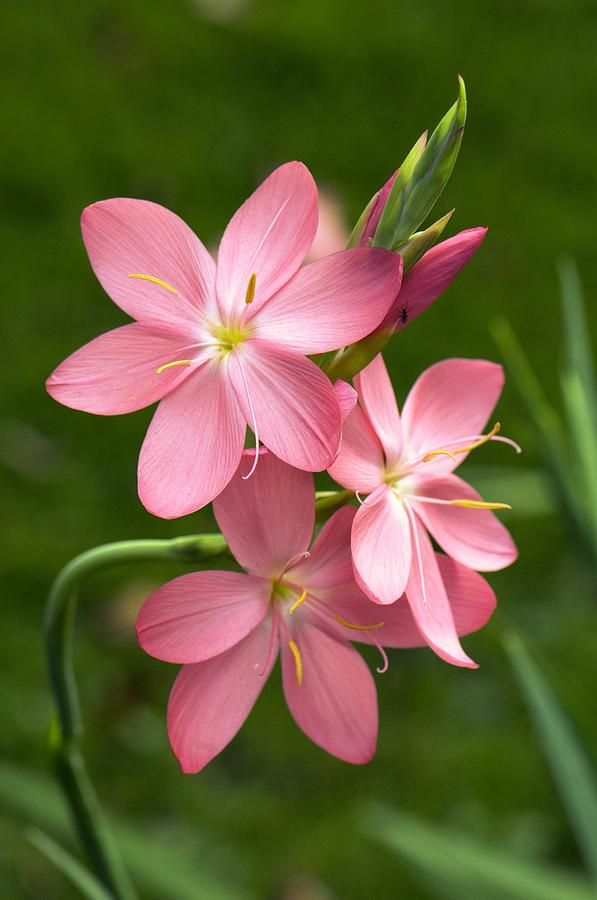
#> input picture PYQs/2023B2/flower.jpg, 597 x 900 px
$ python 06_threshold.py
#> lines starting #> are read from the running program, lines starting #| are printed output that depends on the picture; after the words box and inside, x2 and y2 are one past the last pixel; in counts of white or black regions, pixels touching at a corner belong together
# Write a program to threshold an image by setting the threshold values as 0.6 × (M + N),
#  where M and N are the minimum and maximum intensity values of the image.
# Display the input and output images.

import cv2
import numpy as np
import matplotlib.pyplot as plt

image = cv2.imread("flower.jpg",0)
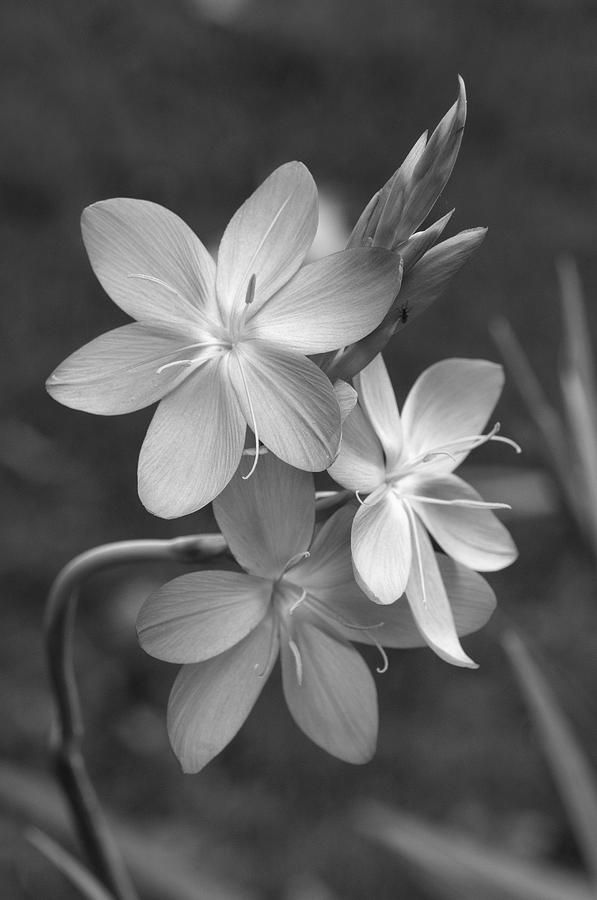
#> image: shape (900, 597); min 0, max 254, mean 93.3

# Compute minimum (M) and maximum (N) intensity values
M, N = np.min(image), np.max(image)
#> M = 0; N = 254

T = 0.6 * (M + N) # threasold value
#> T = 152.4

_, thresold = cv2.threshold(image, T, 255, cv2.THRESH_BINARY)
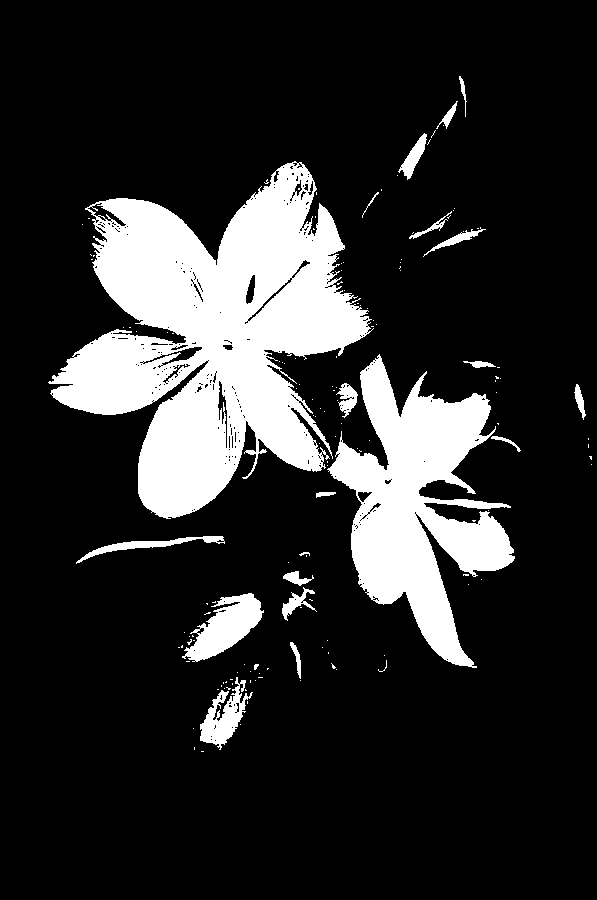
#> thresold: shape (900, 597); 17.3% white; 146 white regions (125 under 20 px), largest, box (x1, y1, x2, y2) and area: (48, 161, 374, 519) 58751, (327, 354, 515, 668) 25939, (182, 593, 264, 662) 2737

cv2.imshow("Original", image)
cv2.imshow("Threashold", thresold)

cv2.waitKey(0)
cv2.destroyAllWindows()
